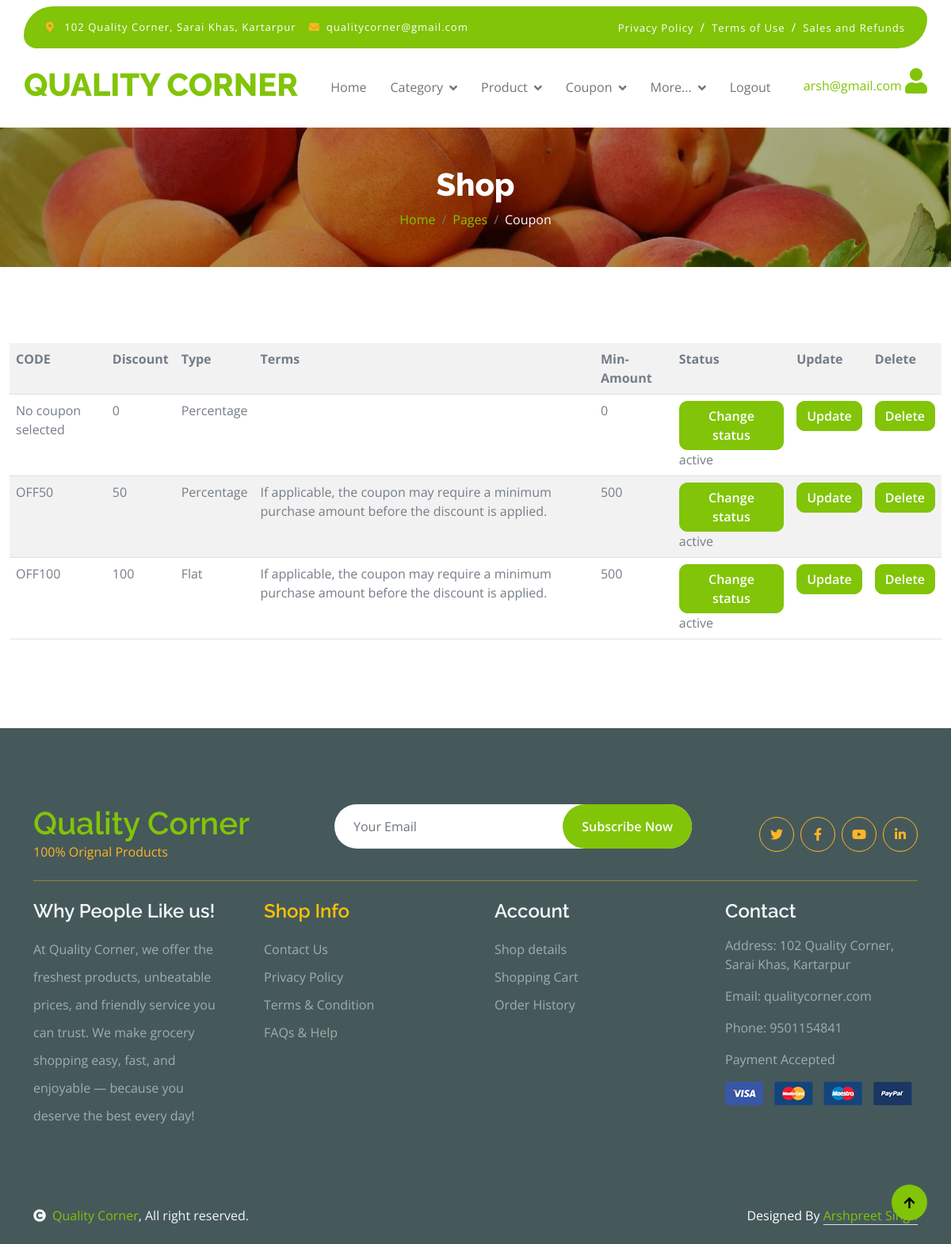
The page /manage_coupon.php (signed in) on the database its author committed.
### tables this page shows
CREATE TABLE `coupon` (
  `id` int(50) NOT NULL,
  `code` varchar(100) NOT NULL,
  `discount` int(9) NOT NULL,
  `type` varchar(50) NOT NULL,
  `term` varchar(100) NOT NULL,
  `minamt` int(9) NOT NULL,
  `status` varchar(50) NOT NULL DEFAULT 'active',
  `created at` timestamp NOT NULL DEFAULT current_timestamp()
);

### manage_coupon.php (the view, shortened to what this page needs)
<?php
include("admin_heading.php")
?>
<div class="container-fluid page-header py-5 A">
    <h1 class="text-center text-white display-6">Shop</h1>
    <ol class="breadcrumb justify-content-center mb-0">
        <li class="breadcrumb-item"><a href="#">Home</a></li>
        <li class="breadcrumb-item"><a href="#">Pages</a></li>
        <li class="breadcrumb-item active text-white">Coupon</li>
    </ol>
</div>
<div class="container-fluid my-5 py-5">
    <table class="table table-striped table-hover">
        <tr>
            <th>CODE</th>
            <th>Discount</th>
            <th>Type</th>
            <th>Terms</th>
            <th>Min-Amount</th>
            <th>Status</th>
            <th>Update</th>
            <th>Delete</th>
        </tr>
        <?php
        include("config.php");
        $query = " SELECT * FROM `coupon`";
        $res = mysqli_query($db, $query);
        while($data = mysqli_fetch_assoc($res)) {
            ?>
            <tr>
                <td><?php echo $data['code']; ?></td>
                <td><?php echo $data['discount']; ?></td>
                <td><?php
                if ($data['type'] == 1) {
                    echo ("Flat");
                } else {
                    echo ("Percentage");
                }
                ?></td>
                <td><?php echo $data['term']; ?></td>
                <td><?php echo $data['minamt']; ?></td>
                <td>
                    <form action="">
                        <button class="btn btn-primary text-white" name="c_btn">Change status</button><?php echo $data['status']; ?>
                    </form>
                </td>
                <td><a class="btn btn-primary text-white" href="update_coupon.php?id=<?php echo $data['id']; ?>">Update</a></td>
                <td><a class="btn btn-primary text-white" href="delete_coupon.php?id=<?php echo $data['id']; ?>">Delete</a></td>
            </tr>
            <?php
        }
        ?>
    </table>
</div>
<?php
include("footer.php")
    ?>

### css/style.css (style rules this page uses)
.btn { font-weight: 600; transition: .5s; }
.page-header { position: relative; background: linear-gradient(rgba(0, 0, 0, 0.3), rgba(0, 0, 0, 0.3)), url(../img/cart-page-header-img.jpg); background-position: center center; background-repeat: no-repeat; background-size: cover; }

### css/add.css (style rules this page uses)
.A { animation: appear 1s linear; }

### rows shown on the page
coupon: code "No coupon selected", discount "0", type "Percentage", minamt "0", status "active"
coupon: code "OFF50", discount "50", type "Percentage", term "If applicable, the coupon may require a minimum purchase amount before the discount is applied.", minamt "500", status "active"
coupon: code "OFF100", discount "100", type "Flat", term "If applicable, the coupon may require a minimum purchase amount before the discount is applied.", minamt "500", status "active"

### other values the page prints
$_SESSION['email'] "arsh@gmail.com"
